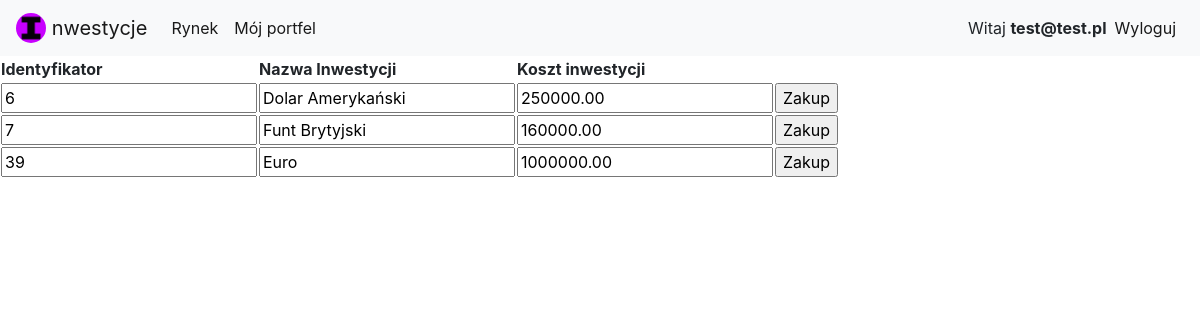
The app's page /Waluty/waluty.php (signed in) with its own data.
### tables this page shows
CREATE TABLE `inwestycje` (
  `idInwestycje` int(11) NOT NULL,
  `nazwa` varchar(45) NOT NULL,
  `id_typ` int(11) NOT NULL,
  `koszt_inwestycji` decimal(10,2) NOT NULL,
  `Wykupione` tinyint(1) DEFAULT NULL
);

### Waluty/waluty.php (the view, shortened to what this page needs)
<!DOCTYPE html>
<html>
<head>
  <link rel="stylesheet" href="https://stackpath.bootstrapcdn.com/bootstrap/4.4.1/css/bootstrap.min.css">
</head>
<body>
  <nav class="navbar navbar-expand-lg navbar-light bg-light">
    <a class="navbar-brand" href="../index.php">
        <img src="../favicon.ico" width="30" height="30" class="d-inline-block align-top rounded-circle" alt="">
        nwestycje
      </a>
  <div class="collapse navbar-collapse" id="navbarNav">
    <ul class="navbar-nav">
      <li class="nav-item">
        <a class="nav-link active" href="../rynek.php">Rynek</a>
      </li>
      <li class="nav-item">
        <a class="nav-link active" href="../mojportfel.php">Mój portfel</a>
      </li>
			</ul>
			<ul class="navbar-nav ml-auto">
      <li class="nav-item active mt-2">
        <?php  if (isset($_SESSION['email'])) : ?>
			Witaj <strong><?php echo $_SESSION['email']; ?></strong>
          </li>
        <li class="nav-item active">
			<a class="nav-link" href="../index.php?logout='1'">Wyloguj</a>
        </li>
          <?php endif ?>
    </ul>
  </div>
</nav>
<section>
<?php
		$Connection = new mysqli('localhost', 'root', '', 'mydb');
		$Connection->set_charset("utf8");
        $Query = "SELECT * FROM inwestycje  WHERE id_typ=4 AND Wykupione=0";
		$Result = $Connection->query($Query);
		echo "<table>";
		echo "<tr><th>Identyfikator</th><th>Nazwa Inwestycji</th>
        <th>Koszt inwestycji</th>
        </tr>";
		if ($Result->num_rows > 0)
		{
			while ($Row = $Result->fetch_array())
			{
				echo "<tr><form method='post' action='Zakup.php'>
				<td><input type='text' value='$Row[0]' name='Identyfikator'/></td>
				<td><input type='text' value='$Row[1]' name='Nazwa Inwestycji'/></td>
                <td><input type='text' value='$Row[3]' name='Koszt Inwestycji'/></td>
				<td><input type='submit' value='Zakup'/></td>
				</form></tr>";
			}
		}
		echo "</table>";
?>
    </section>
</body>
</html>

### records on screen
inwestycje: Identyfikator "6", nazwa "Dolar Amerykański", koszt_inwestycji "250000.00"
inwestycje: Identyfikator "7", nazwa "Funt Brytyjski", koszt_inwestycji "160000.00"
inwestycje: Identyfikator "39", nazwa "Euro", koszt_inwestycji "1000000.00"

### other values on screen
$_SESSION['email'] "test@test.pl"
